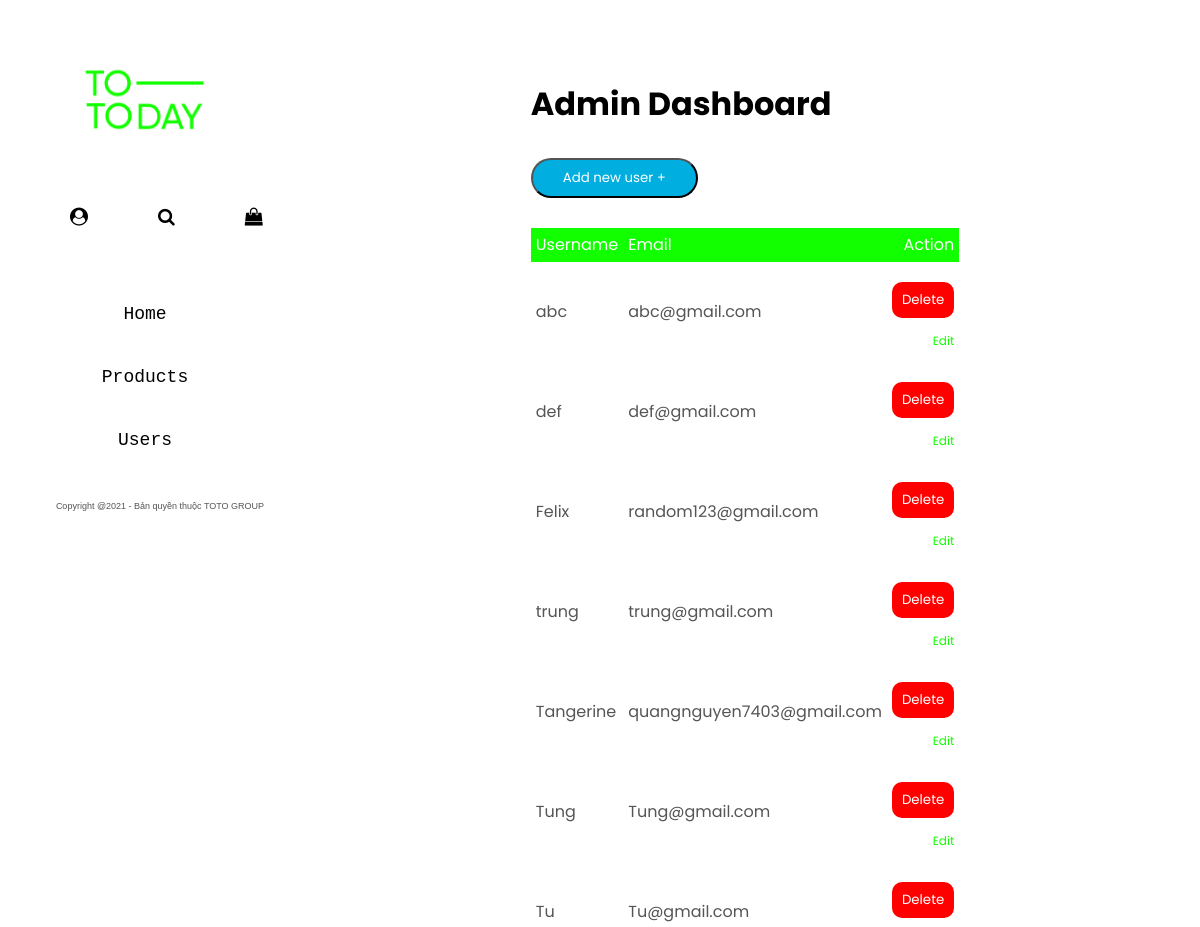
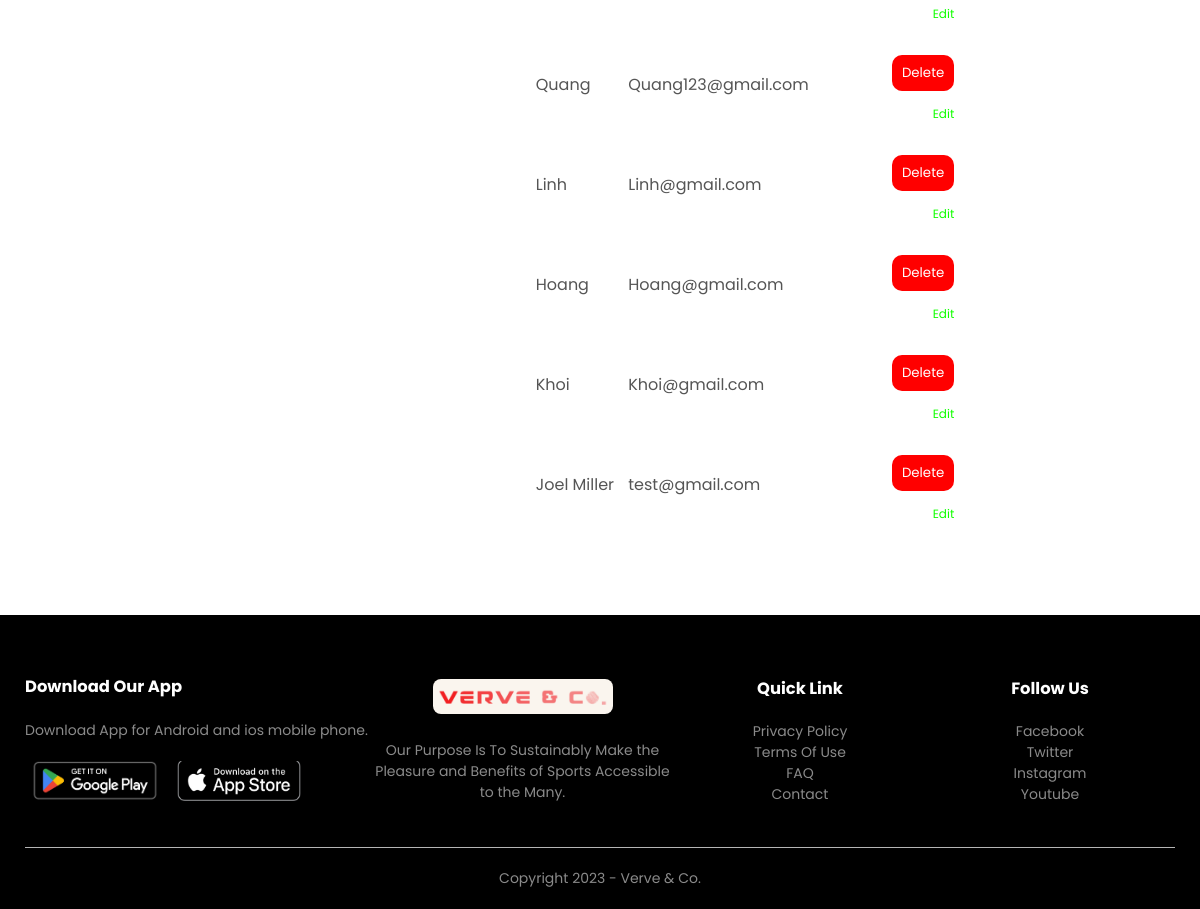
Before: /admin/users with the older database file (2 pictures, top to bottom).
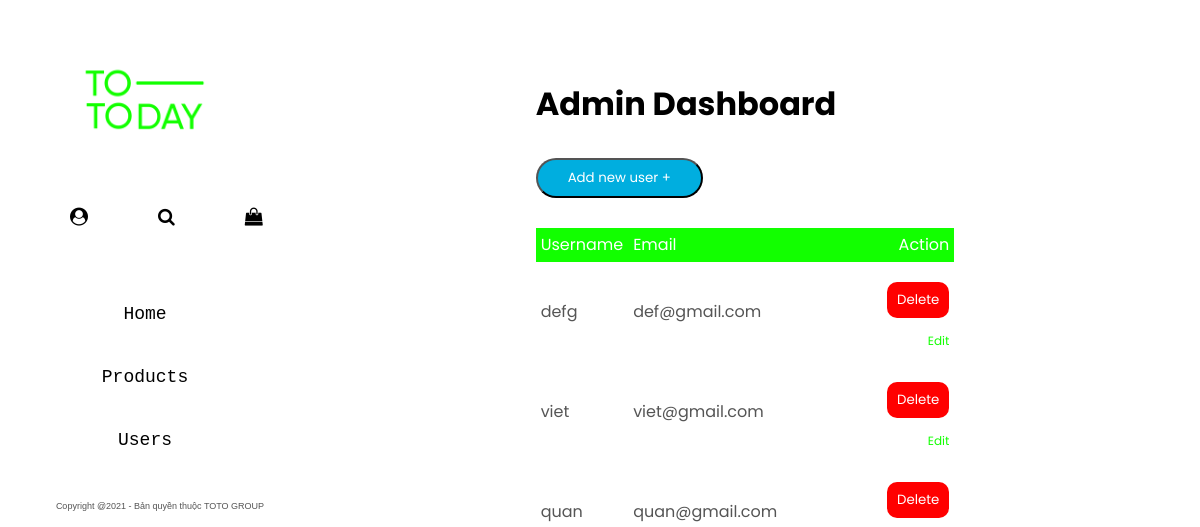
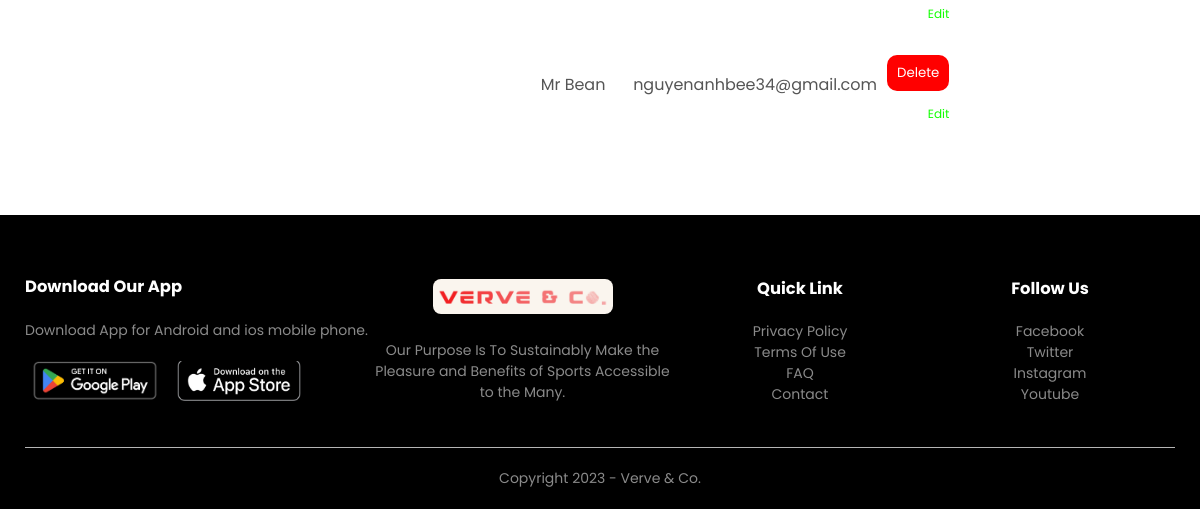
After: the same page with the newer database file (2 pictures, top to bottom).
### tables this page shows
CREATE TABLE "user" (
	"user_id"	integer,
	"name"	varchar(150),
	"email"	varchar(150),
	"password"	varchar(100),
	"quyen"	INTEGER,
	PRIMARY KEY("user_id" AUTOINCREMENT)
);

### website/admin.py (the view)
@admin.route('/users')
def Users():
  conn = sqlite3.connect(sqldbname)
  cursor = conn.cursor()
  sqlcommand = ("SELECT * FROM user")
  cursor.execute(sqlcommand)
  storages = cursor.fetchall()
  conn.close()
  return render_template('admin/users.html', storages=storages)

### website/templates/admin/users.html (shortened to what this page needs)
{%extends "admin/base.html"%}{% block title%}Admin dashboard{%endblock%} {%
    block content%}
    <div class="small-container cart-page">
      <h1>Admin Dashboard</h1>
      <button
        class="btn"
        style="background-color: #00aedf; cursor: pointer"
        onclick="window.location.href='/admin/users/add'"
      >
        Add new user &plus;
      </button>
      <table>
        <tr class="table-header">
          <th>Username</th>
          <th>Email</th>
          <th>Action</th>
        </tr>
        {%for storage in storages%}
        <tr>
          <td>
            <div class="cart-info">
              <p>{{storage[1]}}</p>
            </div>
          </td>
          <td>
            <div>
                <p>{{storage[2]}}</p>
            </div>
          </td>
          <td>
            <form
              id="delete-form-{{storage[0]}}"
              action="/admin/users/delete/{{storage[0]}}"
              method="post"
            >
              <button
                type="submit"
                onclick="confirmDelete('{{storage[0]}}')"
                style="background-color: red"
              >
                Delete
              </button>
            </form>
            <a href="/admin/users/edit/{{storage[0]}}">Edit</a>
          </td>
        </tr>
        {%endfor%}
      </table>
    </div>
    {%endblock%}

### website/templates/admin/base.html (shortened to what this page needs)
<!DOCTYPE html>
<html lang="en">
<head>
  <link rel="stylesheet" href="{{ url_for('static', filename='css/index.css') }}" />
  <link rel="stylesheet" href="{{ url_for('static', filename='css/style.css') }}" />
  <link rel="stylesheet" href="https://stackpath.bootstrapcdn.com/font-awesome/4.7.0/css/font-awesome.min.css" />
</head>
<body>
  <div style="display: grid;
    grid-template-columns: 290px 2fr;" class="container">
    <div id="menu">
      <div class="menu-item">
        <div class="brand-logo">
          <img src="{{url_for('static', filename='images/UntitledProject.jpg')}}" alt="">
        </div>
        <div class="butt">
          <a href="/login">
            <div class="fa fa-user-circle" onclick="toggleForm()"></div>
          </a>
          <a href="/all_products">
            <div class="fa fa-search"></div>
          </a>
          <a href="/cart">
            <div class="fa fa-shopping-bag"></div>
          </a>
        </div>
        <a style="margin-top: 60px;" href="/">Home</a>
        <a href="/admin/">Products</a>
        <a href="/admin/users">Users</a>
      </div>
      <div style="margin-top: 20px;" class="copyright">
        <a style="font-size: xx-small; margin-left:  30px ; font-family: 'Lucida Sans', sans-serif;">
          Copyright @2021 - Bản quyền thuộc TOTO GROUP
        </a>
      </div>
    </div>
    {% block content%} {% endblock %}
  </div>
  <div class="footer">
    <div class="container">
      <div class="row">
        <div class="footer-col-1">
          <h3>Download Our App</h3>
          <p>Download App for Android and ios mobile phone.</p>
          <div class="app-logo">
            <img src=" {{url_for('static', filename='images/google-play-badge.png')}}" />
            <img src=" {{url_for('static', filename='/images/app-store-badge.png')}}" />
          </div>
        </div>
        <div class="footer-col-2">
          <img src="{{url_for('static', filename='images/shop-logo.png')}}" alt="logo" width="200px"
            style="border-radius: 8px" />
          <p>
            Our Purpose Is To Sustainably Make the Pleasure and Benefits of
            Sports Accessible to the Many.
          </p>
        </div>
        <div class="footer-col-3">
          <h3>Quick Link</h3>
          <ul>
            <li>Privacy Policy</li>
            <li>Terms Of Use</li>
            <li>FAQ</li>
            <li>Contact</li>
          </ul>
        </div>
        <div class="footer-col-4">
          <h3>Follow Us</h3>
          <ul>
            <li>Facebook</li>
            <li>Twitter</li>
            <li>Instagram</li>
            <li>Youtube</li>
          </ul>
        </div>
      </div>
      <hr />
      <p class="copyright">Copyright 2023 - Verve & Co.</p>
    </div>
  </div>
</body>
</html>

### website/static/css/index.css (style rules this page uses)
* { padding: 0; margin: 0; box-sizing: border-box; font-family: 'Poppins', sans-serif; }
html { height: 100%; }
.brand-logo { padding: 0 70px; }
.brand-logo img { width: 130px; height: 130px; margin-top: 30px; margin-left: 7px; }
.menu-item a { display: block; text-decoration: none; font-size: 18px; padding: 18px 20px; margin: 0px 0px; text-align: center; color: black; font-family: "Lucida Console", monospace; }
#menu { background: white; }
.butt { color: rgb(73, 73, 73); font-size: 25px; margin-left: 50px; margin-top: 20px; margin-bottom: -27px; max-width: 150px; display: flex; text-align: center; justify-content: space-between; gap: 30px; }
body { line-height: 1.5; font-family: 'Poppins', sans-serif; }

### website/static/css/style.css (style rules this page uses)
* { margin: 0; padding: 0; box-sizing: border-box; }
body { font-family: "Poppins", sans-serif; }
a { text-decoration: none; color: #555; }
p { color: #555; }
.footer .container { max-width: 1300px; margin: auto; padding-left: 25px; padding-right: 25px; }
.row { display: flex; align-items: center; flex-wrap: wrap; justify-content: space-around; }
.btn { display: inline-block; background: #db4444; color: white; padding: 8px 30px; margin: 30px 0; border-radius: 30px; transition: background 0.5s; }
.small-container { max-width: 1080px; margin: auto; padding-left: 25px; padding-right: 25px; }
.footer { background: black; color: #8a8a8a; font-size: 14px; padding: 60px 0 20px; }
.footer p { color: #8a8a8a; }
.footer h3 { color: #fff; margin-bottom: 20px; }
.footer-col-1, .footer-col-2, .footer-col-3, .footer-col-4 { min-width: 250px; margin-bottom: 20px; }
.footer-col-1 { flex-basis: 30%; }
.footer-col-2 { flex: 1; text-align: center; }
.footer-col-2 img { width: 180px; margin-bottom: 20px; }
.footer-col-3, .footer-col-4 { flex-basis: 12%; text-align: center; }
ul { list-style-type: none; }
.app-logo { margin-top: 20px; }
.app-logo img { width: 140px; height: 40px; object-fit: cover; }
.footer hr { border: none; background: #b5b5b5; height: 1px; margin: 20px 0; }
.copyright { text-align: center; }
.cart-page { margin: 80px auto; }
table { width: 100%; border-collapse: collapse; }
.cart-info { display: flex; flex-wrap: wrap; }
.cart-page table button { background: #12ff00; display: inline-block; color: white; padding: 8px 10px; margin: 10px 0; border-radius: 10px; border: none; cursor: pointer; transition: background 0.2s; }
th { text-align: left; padding: 5px; color: #fff; background: #12ff00; font-weight: normal; }
td { padding: 10px 5px; }
td a { color: #12ff00; font-size: 12px; }
td:last-child { text-align: right; }
th:last-child { text-align: right; }

Changed rows visible on the page:
removed user: name "abc", email "abc@gmail.com"
removed user: name "Felix", email "random123@gmail.com"
removed user: name "trung", email "trung@gmail.com"
removed user: name "Tangerine", email "quangnguyen7403@gmail.com"
removed user: name "Tung", email "Tung@gmail.com"
removed user: name "Tu", email "Tu@gmail.com"
removed user: name "Quang", email "Quang123@gmail.com"
removed user: name "Linh", email "Linh@gmail.com"
removed user: name "Hoang", email "Hoang@gmail.com"
removed user: name "Khoi", email "Khoi@gmail.com"
removed user: name "Joel Miller", email "test@gmail.com"
changed user "def@gmail.com": name "def" → "defg"
added user: name "viet", email "viet@gmail.com"
added user: name "quan", email "quan@gmail.com"
added user: name "Mr Bean", email "nguyenanhbee34@gmail.com"
